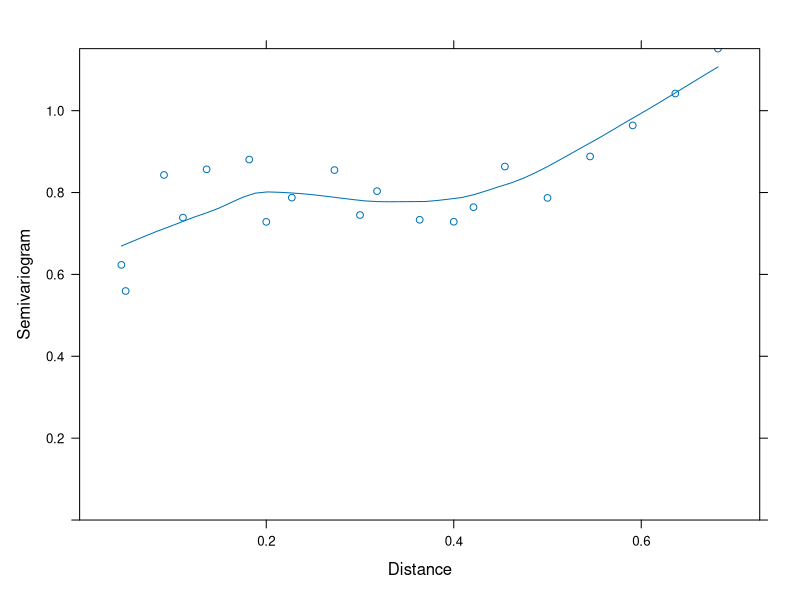

The R source for this figure:
library(nlme)


### Name: plot.Variogram
### Title: Plot a Variogram Object
### Aliases: plot.Variogram
### Keywords: models

### ** Examples

fm1 <- lme(follicles ~ sin(2*pi*Time) + cos(2*pi*Time), Ovary)
plot(Variogram(fm1, form = ~ Time | Mare, maxDist = 0.7))
